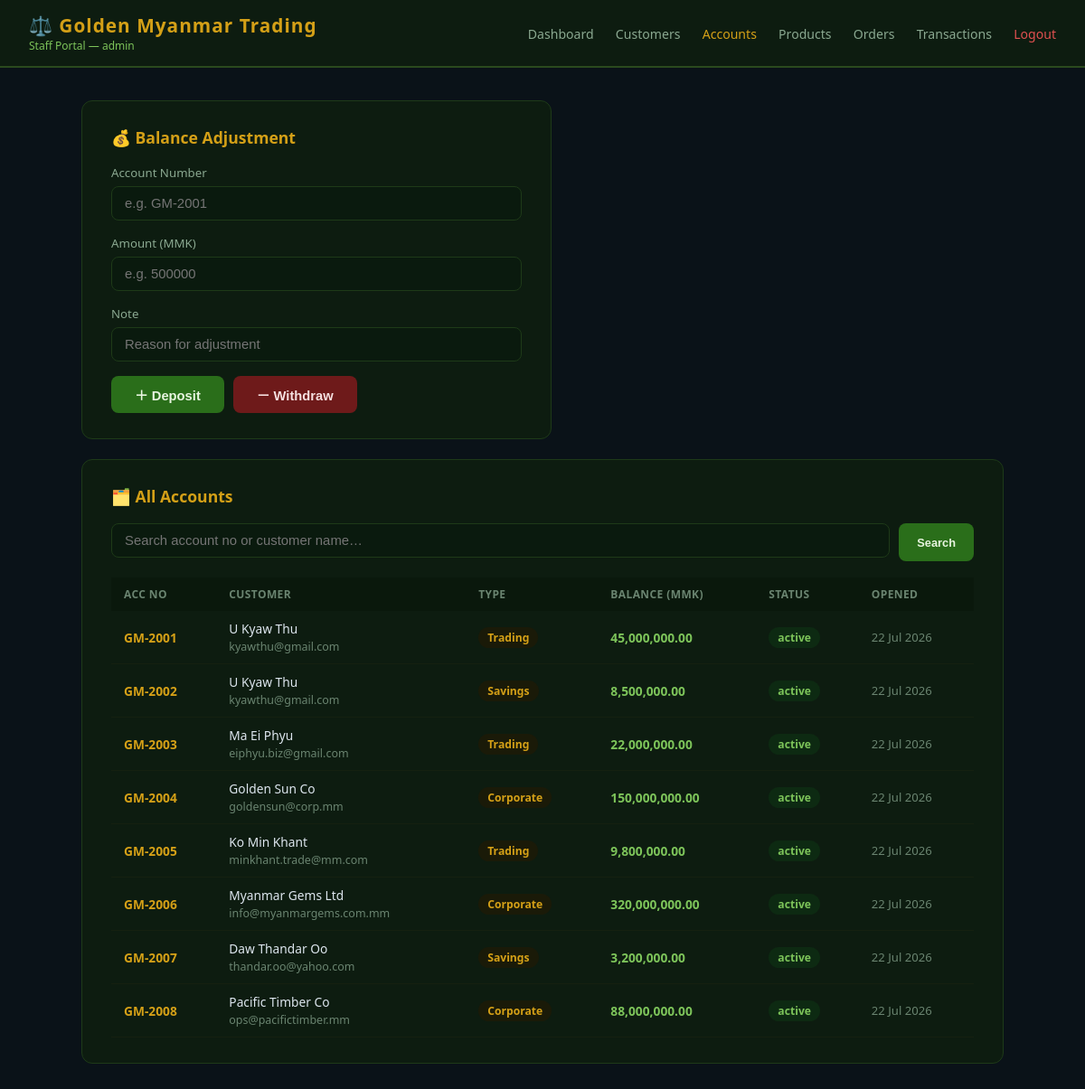
/accounts.php (signed in), run on the app's committed database.
### tables this page shows
CREATE TABLE IF NOT EXISTS accounts (
    id         INT AUTO_INCREMENT PRIMARY KEY,
    cust_no    VARCHAR(20) NOT NULL,
    acc_no     VARCHAR(20) UNIQUE NOT NULL,
    acc_type   ENUM('trading','savings','corporate') DEFAULT 'trading',
    balance    DECIMAL(18,2) DEFAULT 0.00,
    currency   VARCHAR(10) DEFAULT 'MMK',
    status     ENUM('active','frozen','closed') DEFAULT 'active',
    created_at DATETIME DEFAULT CURRENT_TIMESTAMP,
    INDEX idx_cust (cust_no)
);

CREATE TABLE IF NOT EXISTS customers (
    id         INT AUTO_INCREMENT PRIMARY KEY,
    cust_no    VARCHAR(20) UNIQUE NOT NULL,
    full_name  VARCHAR(100) NOT NULL,
    nrc_no     VARCHAR(30),                     
    email      VARCHAR(120),
    phone      VARCHAR(20),
    address    TEXT,
    status     ENUM('active','inactive','blacklisted') DEFAULT 'active',
    created_at DATETIME DEFAULT CURRENT_TIMESTAMP
);

### accounts.php (the view, shortened to what this page needs)
<?php
require 'db.php';
$search = isset($_GET['search']) ? $_GET['search'] : '';
$where  = $search !== '' ? "WHERE a.acc_no LIKE '%$search%' OR c.full_name LIKE '%$search%'" : '';
$accounts = $conn->query(
    "SELECT a.*, c.full_name, c.email
     FROM accounts a
     LEFT JOIN customers c ON c.cust_no = a.cust_no
     $where
     ORDER BY a.id ASC"
);
?>
<!DOCTYPE html>
<html lang="en">
<head>
<link rel="stylesheet" href="style.css">
</head>
<body>
<?php include 'nav.php'; ?>
<div class="container">
  <div class="card" style="max-width:520px">
    <h2>💰 Balance Adjustment</h2>
    <form method="POST">
      <div class="form-group">
        <label>Account Number</label>
        <input name="acc_no" placeholder="e.g. GM-2001" required>
      </div>
      <div class="form-group">
        <label>Amount (MMK)</label>
        <input name="amount" type="number" min="1" step="0.01" placeholder="e.g. 500000" required>
      </div>
      <div class="form-group">
        <label>Note</label>
        <input name="note" placeholder="Reason for adjustment">
      </div>
      <div style="display:flex;gap:10px">
        <button class="btn" name="action" value="deposit">＋ Deposit</button>
        <button class="btn btn-danger" name="action" value="withdraw">－ Withdraw</button>
      </div>
    </form>
  </div>
  <div class="card">
    <h2>🗂️ All Accounts</h2>
    <form method="GET" style="display:flex;gap:10px;margin-bottom:18px">
      <div class="form-group" style="flex:1;margin:0">
        <input name="search" value="<?= htmlspecialchars($search) ?>" placeholder="Search account no or customer name…">
      </div>
      <button class="btn btn-sm" style="height:42px;padding:0 20px">Search</button>
    </form>
    <?php if ($accounts === false || $accounts->num_rows === 0): ?>
      <p style="color:#6a8470">No accounts found.</p>
    <?php else: ?>
    <table>
      <tr><th>Acc No</th><th>Customer</th><th>Type</th><th>Balance (MMK)</th><th>Status</th><th>Opened</th></tr>
      <?php while ($a = $accounts->fetch_assoc()): ?>
      <tr>
        <td style="color:#d4a017;font-weight:600"><?= htmlspecialchars($a['acc_no']) ?></td>
        <td><?= htmlspecialchars($a['full_name'] ?? '—') ?><br>
          <span style="color:#6a8470;font-size:0.78rem"><?= htmlspecialchars($a['email'] ?? '') ?></span></td>
        <td><span class="badge badge-pending" style="text-transform:capitalize"><?= $a['acc_type'] ?></span></td>
        <td style="font-weight:600;color:<?= $a['balance'] < 10000 ? '#e05050' : '#7dc45a' ?>">
          <?= number_format($a['balance'], 2) ?>
        </td>
        <td><span class="badge badge-<?= $a['status'] === 'active' ? 'active' : ($a['status'] === 'frozen' ? 'frozen' : 'inactive') ?>"><?= $a['status'] ?></span></td>
        <td style="color:#6a8470;font-size:0.82rem"><?= date('d M Y', strtotime($a['created_at'])) ?></td>
      </tr>
      <?php endwhile; ?>
    </table>
    <?php endif; ?>
  </div>
</div>
</body>
</html>

### style.css (style rules this page uses)
* { box-sizing: border-box; margin: 0; padding: 0; }
body { font-family: 'Segoe UI', sans-serif; background: #0a1218; color: #dde6ee; min-height: 100vh; }
.container { max-width: 1060px; margin: 36px auto; padding: 0 20px; }
.card { background: #0d1c10; border: 1px solid #1e3a18; border-radius: 12px; padding: 28px 32px; margin-bottom: 22px; }
.card h2 { color: #d4a017; margin-bottom: 18px; font-size: 1.1rem; display: flex; align-items: center; gap: 8px; }
.form-group { margin-bottom: 16px; }
.form-group label { display: block; margin-bottom: 6px; color: #8aa890; font-size: 0.83rem; }
.form-group input, .form-group select, .form-group textarea { width: 100%; padding: 10px 14px; background: #0a1a0e; border: 1px solid #1e3a18; border-radius: 8px; color: #dde6ee; font-size: 0.93rem; }
.btn { background: #2a6e1a; color: #e8f5e0; border: none; padding: 10px 26px; border-radius: 8px; cursor: pointer; font-size: 0.92rem; font-weight: 600; transition: background 0.2s; }
.btn-danger { background: #6e1a1a; color: #f5e0e0; }
.btn-sm { padding: 5px 14px; font-size: 0.80rem; }
table { width: 100%; border-collapse: collapse; font-size: 0.86rem; }
th { background: #0a180c; color: #6a8470; padding: 10px 14px; text-align: left; font-weight: 600; text-transform: uppercase; font-size: 0.75rem; letter-spacing: 0.4px; }
td { padding: 10px 14px; border-bottom: 1px solid #152010; }
.badge { display: inline-block; padding: 3px 10px; border-radius: 20px; font-size: 0.76rem; font-weight: 600; }
.badge-active { background: #0d2a12; color: #7dc45a; }
.badge-pending { background: #1a1a08; color: #d4a017; }

### data on the page
accounts: acc_no "GM-2001", customers.full_name "U Kyaw Thu", customers.email "kyawthu@gmail.com", acc_type "Trading", balance "45,000,000.00", status "active", created_at "22 Jul 2026"
accounts: acc_no "GM-2002", customers.full_name "U Kyaw Thu", customers.email "kyawthu@gmail.com", acc_type "Savings", balance "8,500,000.00", status "active", created_at "22 Jul 2026"
accounts: acc_no "GM-2003", customers.full_name "Ma Ei Phyu", customers.email "eiphyu.biz@gmail.com", acc_type "Trading", balance "22,000,000.00", status "active", created_at "22 Jul 2026"
accounts: acc_no "GM-2004", customers.full_name "Golden Sun Co", customers.email "goldensun@corp.mm", acc_type "Corporate", balance "150,000,000.00", status "active", created_at "22 Jul 2026"
accounts: acc_no "GM-2005", customers.full_name "Ko Min Khant", customers.email "minkhant.trade@mm.com", acc_type "Trading", balance "9,800,000.00", status "active", created_at "22 Jul 2026"
accounts: acc_no "GM-2006", customers.full_name "Myanmar Gems Ltd", customers.email "info@myanmargems.com.mm", acc_type "Corporate", balance "320,000,000.00", status "active", created_at "22 Jul 2026"
accounts: acc_no "GM-2007", customers.full_name "Daw Thandar Oo", customers.email "thandar.oo@yahoo.com", acc_type "Savings", balance "3,200,000.00", status "active", created_at "22 Jul 2026"
accounts: acc_no "GM-2008", customers.full_name "Pacific Timber Co", customers.email "ops@pacifictimber.mm", acc_type "Corporate", balance "88,000,000.00", status "active", created_at "22 Jul 2026"

### other printed values
$_SESSION['staff_role'] "admin"
